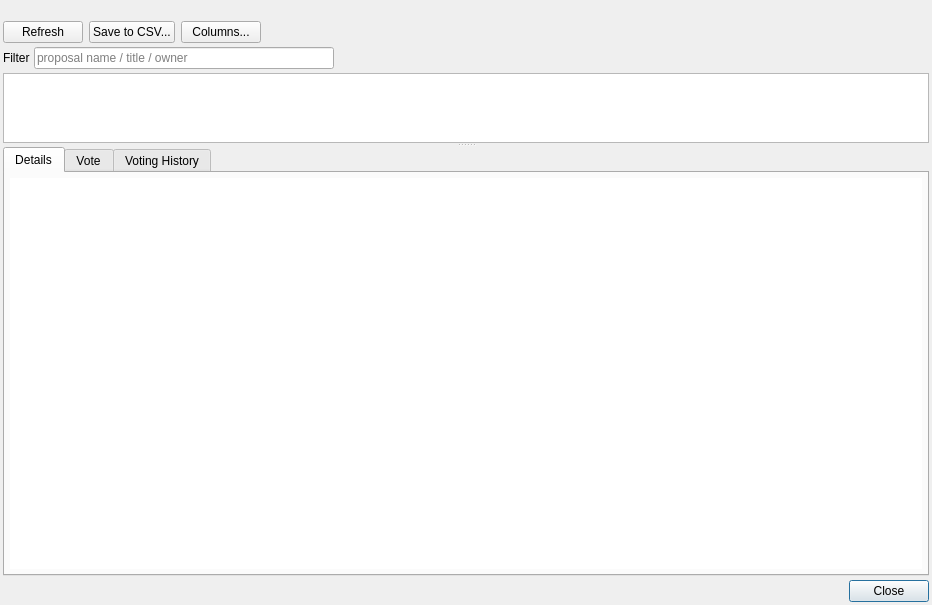
<?xml version="1.0" encoding="UTF-8"?>
<ui version="4.0">
 <class>ProposalsDlg</class>
 <widget class="QDialog" name="ProposalsDlg">
  <property name="geometry">
   <rect>
    <x>0</x>
    <y>0</y>
    <width>932</width>
    <height>605</height>
   </rect>
  </property>
  <property name="windowTitle">
   <string>Dialog</string>
  </property>
  <property name="modal">
   <bool>true</bool>
  </property>
  <layout class="QVBoxLayout" name="verticalLayout">
   <property name="spacing">
    <number>4</number>
   </property>
   <property name="leftMargin">
    <number>3</number>
   </property>
   <property name="topMargin">
    <number>3</number>
   </property>
   <property name="rightMargin">
    <number>3</number>
   </property>
   <property name="bottomMargin">
    <number>3</number>
   </property>
   <item>
    <widget class="QLabel" name="lblMessage">
     <property name="text">
      <string/>
     </property>
     <property name="wordWrap">
      <bool>true</bool>
     </property>
    </widget>
   </item>
   <item>
    <layout class="QHBoxLayout" name="horizontalLayout">
     <property name="spacing">
      <number>6</number>
     </property>
     <item>
      <widget class="QPushButton" name="btnProposalsRefresh">
       <property name="text">
        <string>Refresh</string>
       </property>
       <property name="autoDefault">
        <bool>false</bool>
       </property>
      </widget>
     </item>
     <item>
      <widget class="QPushButton" name="btnProposalsSaveToCSV">
       <property name="text">
        <string>Save to CSV...</string>
       </property>
       <property name="autoDefault">
        <bool>false</bool>
       </property>
      </widget>
     </item>
     <item>
      <widget class="QPushButton" name="btnProposalsColumns">
       <property name="text">
        <string>Columns...</string>
       </property>
       <property name="autoDefault">
        <bool>false</bool>
       </property>
      </widget>
     </item>
     <item>
      <widget class="QLabel" name="lblBudgetSummary">
       <property name="text">
        <string/>
       </property>
       <property name="openExternalLinks">
        <bool>true</bool>
       </property>
       <property name="textInteractionFlags">
        <set>Qt::LinksAccessibleByMouse|Qt::TextSelectableByMouse</set>
       </property>
      </widget>
     </item>
     <item>
      <spacer name="horizontalSpacer">
       <property name="orientation">
        <enum>Qt::Horizontal</enum>
       </property>
       <property name="sizeHint" stdset="0">
        <size>
         <width>40</width>
         <height>20</height>
        </size>
       </property>
      </spacer>
     </item>
    </layout>
   </item>
   <item>
    <layout class="QHBoxLayout" name="layoutFilter">
     <item>
      <widget class="QLabel" name="lblProposalFilter">
       <property name="text">
        <string>Filter</string>
       </property>
      </widget>
     </item>
     <item>
      <widget class="QLineEdit" name="edtProposalFilter">
       <property name="sizePolicy">
        <sizepolicy hsizetype="Maximum" vsizetype="Fixed">
         <horstretch>0</horstretch>
         <verstretch>0</verstretch>
        </sizepolicy>
       </property>
       <property name="minimumSize">
        <size>
         <width>300</width>
         <height>0</height>
        </size>
       </property>
       <property name="placeholderText">
        <string>proposal name / title / owner</string>
       </property>
       <property name="clearButtonEnabled">
        <bool>true</bool>
       </property>
      </widget>
     </item>
     <item>
      <spacer name="hsFilter">
       <property name="orientation">
        <enum>Qt::Horizontal</enum>
       </property>
       <property name="sizeHint" stdset="0">
        <size>
         <width>40</width>
         <height>20</height>
        </size>
       </property>
      </spacer>
     </item>
    </layout>
   </item>
   <item>
    <widget class="QSplitter" name="detailsSplitter">
     <property name="orientation">
      <enum>Qt::Vertical</enum>
     </property>
     <widget class="QTableView" name="propsView">
      <property name="styleSheet">
       <string notr="true">QTableView{
  gridline-color: lightgray
}</string>
      </property>
      <property name="sizeAdjustPolicy">
       <enum>QAbstractScrollArea::AdjustToContentsOnFirstShow</enum>
      </property>
      <property name="editTriggers">
       <set>QAbstractItemView::AnyKeyPressed|QAbstractItemView::CurrentChanged|QAbstractItemView::DoubleClicked|QAbstractItemView::EditKeyPressed</set>
      </property>
      <property name="alternatingRowColors">
       <bool>false</bool>
      </property>
      <property name="selectionMode">
       <enum>QAbstractItemView::SingleSelection</enum>
      </property>
      <property name="selectionBehavior">
       <enum>QAbstractItemView::SelectRows</enum>
      </property>
      <property name="showGrid">
       <bool>true</bool>
      </property>
      <property name="sortingEnabled">
       <bool>true</bool>
      </property>
      <attribute name="verticalHeaderVisible">
       <bool>true</bool>
      </attribute>
      <attribute name="verticalHeaderCascadingSectionResizes">
       <bool>false</bool>
      </attribute>
      <attribute name="verticalHeaderHighlightSections">
       <bool>false</bool>
      </attribute>
     </widget>
     <widget class="QTabWidget" name="tabsDetails">
      <property name="currentIndex">
       <number>0</number>
      </property>
      <widget class="QWidget" name="tabDetails">
       <property name="styleSheet">
        <string notr="true"/>
       </property>
       <attribute name="title">
        <string>Details</string>
       </attribute>
       <layout class="QVBoxLayout" name="verticalLayout_2">
        <property name="sizeConstraint">
         <enum>QLayout::SetDefaultConstraint</enum>
        </property>
        <property name="leftMargin">
         <number>5</number>
        </property>
        <property name="topMargin">
         <number>5</number>
        </property>
        <property name="rightMargin">
         <number>5</number>
        </property>
        <property name="bottomMargin">
         <number>5</number>
        </property>
        <item>
         <widget class="QTextBrowser" name="edtDetails">
          <property name="frameShape">
           <enum>QFrame::NoFrame</enum>
          </property>
          <property name="frameShadow">
           <enum>QFrame::Plain</enum>
          </property>
          <property name="acceptRichText">
           <bool>false</bool>
          </property>
          <property name="openExternalLinks">
           <bool>true</bool>
          </property>
         </widget>
        </item>
       </layout>
      </widget>
      <widget class="QWidget" name="tabVoting">
       <attribute name="title">
        <string>Vote</string>
       </attribute>
       <layout class="QVBoxLayout" name="verticalLayout_5">
        <property name="leftMargin">
         <number>5</number>
        </property>
        <property name="topMargin">
         <number>8</number>
        </property>
        <property name="rightMargin">
         <number>5</number>
        </property>
        <property name="bottomMargin">
         <number>5</number>
        </property>
        <item>
         <widget class="QScrollArea" name="scrollAreaVoting">
          <property name="frameShape">
           <enum>QFrame::NoFrame</enum>
          </property>
          <property name="widgetResizable">
           <bool>true</bool>
          </property>
          <widget class="QWidget" name="scrollAreaVotingContents">
           <property name="geometry">
            <rect>
             <x>0</x>
             <y>0</y>
             <width>409</width>
             <height>66</height>
            </rect>
           </property>
           <layout class="QVBoxLayout" name="verticalLayout_3">
            <item>
             <layout class="QGridLayout" name="layoutUserVoting">
              <item row="0" column="2">
               <widget class="QPushButton" name="btnVoteNoForAll">
                <property name="toolTip">
                 <string>Vote No for all masternodes.</string>
                </property>
                <property name="text">
                 <string>No For All</string>
                </property>
                <property name="autoDefault">
                 <bool>false</bool>
                </property>
               </widget>
              </item>
              <item row="0" column="3">
               <widget class="QPushButton" name="btnVoteAbstainForAll">
                <property name="toolTip">
                 <string>Vote Abstain for all masternodes.</string>
                </property>
                <property name="text">
                 <string>Abstain For All</string>
                </property>
                <property name="autoDefault">
                 <bool>false</bool>
                </property>
               </widget>
              </item>
              <item row="0" column="0">
               <widget class="QLabel" name="label_3">
                <property name="text">
                 <string/>
                </property>
                <property name="alignment">
                 <set>Qt::AlignRight|Qt::AlignTrailing|Qt::AlignVCenter</set>
                </property>
               </widget>
              </item>
              <item row="0" column="1">
               <widget class="QPushButton" name="btnVoteYesForAll">
                <property name="toolTip">
                 <string>Vote Yes for all masternodes.</string>
                </property>
                <property name="text">
                 <string>Yes For All</string>
                </property>
                <property name="autoDefault">
                 <bool>false</bool>
                </property>
               </widget>
              </item>
              <item row="0" column="4">
               <widget class="QLabel" name="label_4">
                <property name="text">
                 <string/>
                </property>
               </widget>
              </item>
              <item row="0" column="5">
               <spacer name="horizontalSpacer_7">
                <property name="orientation">
                 <enum>Qt::Horizontal</enum>
                </property>
                <property name="sizeHint" stdset="0">
                 <size>
                  <width>40</width>
                  <height>20</height>
                 </size>
                </property>
               </spacer>
              </item>
             </layout>
            </item>
            <item>
             <spacer name="verticalSpacer_2">
              <property name="orientation">
               <enum>Qt::Vertical</enum>
              </property>
              <property name="sizeHint" stdset="0">
               <size>
                <width>20</width>
                <height>40</height>
               </size>
              </property>
             </spacer>
            </item>
           </layout>
          </widget>
         </widget>
        </item>
       </layout>
      </widget>
      <widget class="QWidget" name="tabVoteList">
       <attribute name="title">
        <string>Voting History</string>
       </attribute>
       <layout class="QVBoxLayout" name="verticalLayout_4">
        <item>
         <widget class="QSplitter" name="votesSplitter">
          <property name="sizePolicy">
           <sizepolicy hsizetype="Expanding" vsizetype="Preferred">
            <horstretch>0</horstretch>
            <verstretch>0</verstretch>
           </sizepolicy>
          </property>
          <property name="orientation">
           <enum>Qt::Horizontal</enum>
          </property>
          <widget class="QWidget" name="layoutWidget">
           <layout class="QVBoxLayout" name="layoutVotesView">
            <property name="spacing">
             <number>2</number>
            </property>
            <item>
             <layout class="QHBoxLayout" name="horizontalLayout_2">
              <property name="spacing">
               <number>8</number>
              </property>
              <item>
               <widget class="QPushButton" name="btnVotesRefresh">
                <property name="toolTip">
                 <string>Reads new votes from the Terracoin network</string>
                </property>
                <property name="text">
                 <string>Refresh</string>
                </property>
                <property name="autoDefault">
                 <bool>false</bool>
                </property>
               </widget>
              </item>
              <item>
               <widget class="QPushButton" name="btnVotesSaveToCSV">
                <property name="text">
                 <string>Save to CSV...</string>
                </property>
                <property name="autoDefault">
                 <bool>false</bool>
                </property>
               </widget>
              </item>
              <item>
               <widget class="QCheckBox" name="chbOnlyMyVotes">
                <property name="toolTip">
                 <string/>
                </property>
                <property name="text">
                 <string>Show my votes only</string>
                </property>
               </widget>
              </item>
              <item>
               <spacer name="horizontalSpacer_2">
                <property name="orientation">
                 <enum>Qt::Horizontal</enum>
                </property>
                <property name="sizeHint" stdset="0">
                 <size>
                  <width>40</width>
                  <height>20</height>
                 </size>
                </property>
               </spacer>
              </item>
             </layout>
            </item>
            <item>
             <layout class="QHBoxLayout" name="layoutVotesViewFilter">
              <property name="spacing">
               <number>8</number>
              </property>
              <item>
               <widget class="QLabel" name="label_2">
                <property name="text">
                 <string>Filter:</string>
                </property>
               </widget>
              </item>
              <item>
               <widget class="QLineEdit" name="edtVotesViewFilter"/>
              </item>
              <item>
               <widget class="QPushButton" name="btnApplyVotesViewFilter">
                <property name="text">
                 <string>Apply</string>
                </property>
                <property name="autoDefault">
                 <bool>false</bool>
                </property>
               </widget>
              </item>
             </layout>
            </item>
            <item>
             <widget class="QTableView" name="votesView">
              <property name="sizePolicy">
               <sizepolicy hsizetype="Expanding" vsizetype="Expanding">
                <horstretch>0</horstretch>
                <verstretch>0</verstretch>
               </sizepolicy>
              </property>
              <attribute name="verticalHeaderVisible">
               <bool>false</bool>
              </attribute>
             </widget>
            </item>
           </layout>
          </widget>
          <widget class="QWidget" name="verticalLayoutWidget">
           <layout class="QVBoxLayout" name="layoutVotesChart">
            <item>
             <layout class="QHBoxLayout" name="horizontalLayout_3">
              <item>
               <widget class="QRadioButton" name="rbVotesChartIncremental">
                <property name="text">
                 <string>Votes by date (incremental)</string>
                </property>
                <property name="checked">
                 <bool>true</bool>
                </property>
               </widget>
              </item>
              <item>
               <widget class="QRadioButton" name="rbVotesChartFinal">
                <property name="text">
                 <string>Votes summary</string>
                </property>
               </widget>
              </item>
              <item>
               <widget class="QRadioButton" name="rbVotesChartChanges">
                <property name="text">
                 <string>Vote changes by date</string>
                </property>
               </widget>
              </item>
              <item>
               <spacer name="horizontalSpacer_8">
                <property name="orientation">
                 <enum>Qt::Horizontal</enum>
                </property>
                <property name="sizeHint" stdset="0">
                 <size>
                  <width>40</width>
                  <height>20</height>
                 </size>
                </property>
               </spacer>
              </item>
             </layout>
            </item>
           </layout>
          </widget>
         </widget>
        </item>
       </layout>
      </widget>
     </widget>
    </widget>
   </item>
   <item>
    <widget class="QDialogButtonBox" name="buttonBox">
     <property name="standardButtons">
      <set>QDialogButtonBox::Close</set>
     </property>
    </widget>
   </item>
  </layout>
 </widget>
 <resources/>
 <connections/>
</ui>
